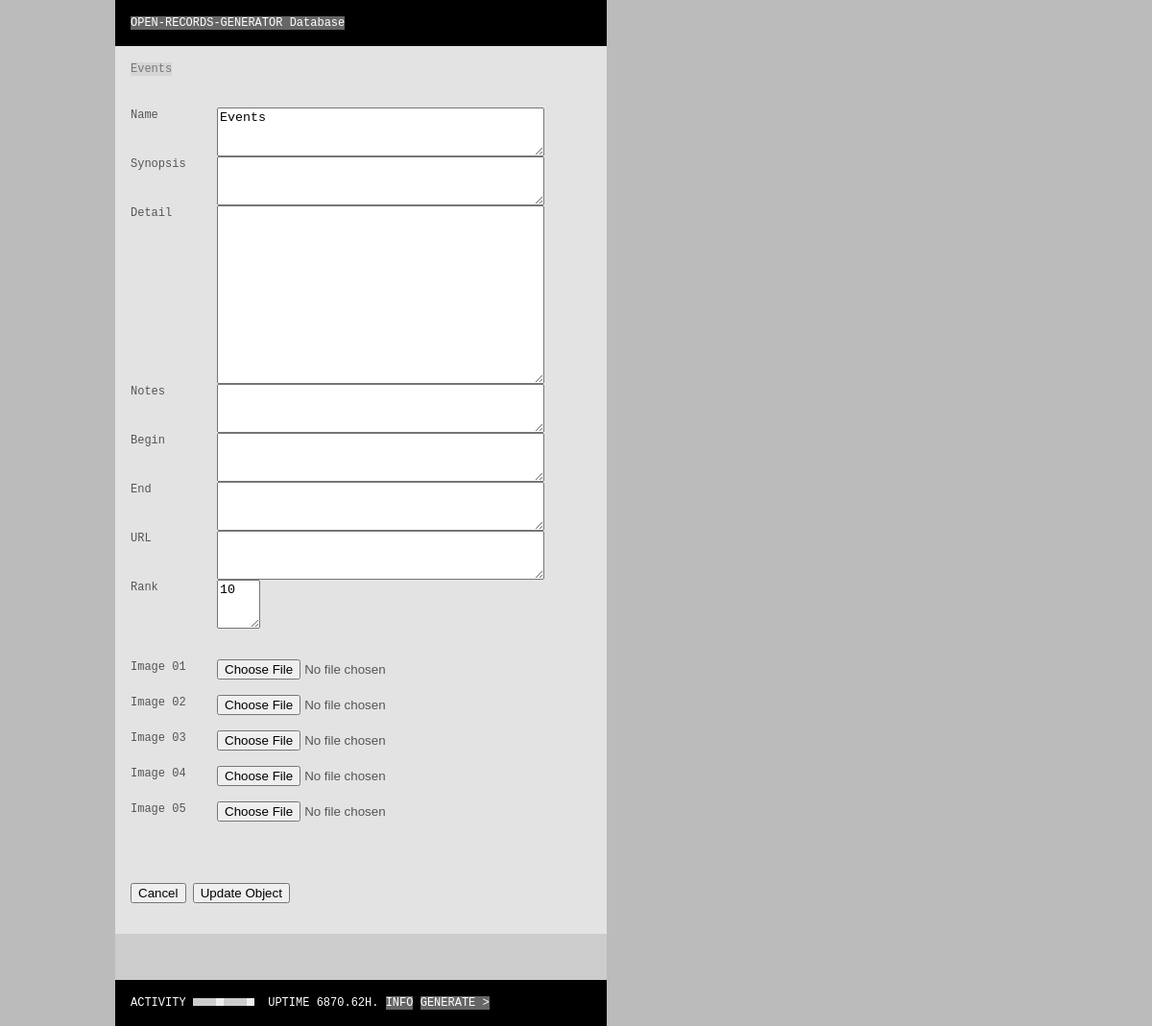
/OPEN-RECORDS-GENERATOR/edit.php?object=1, run on an earlier commit of the app's database.
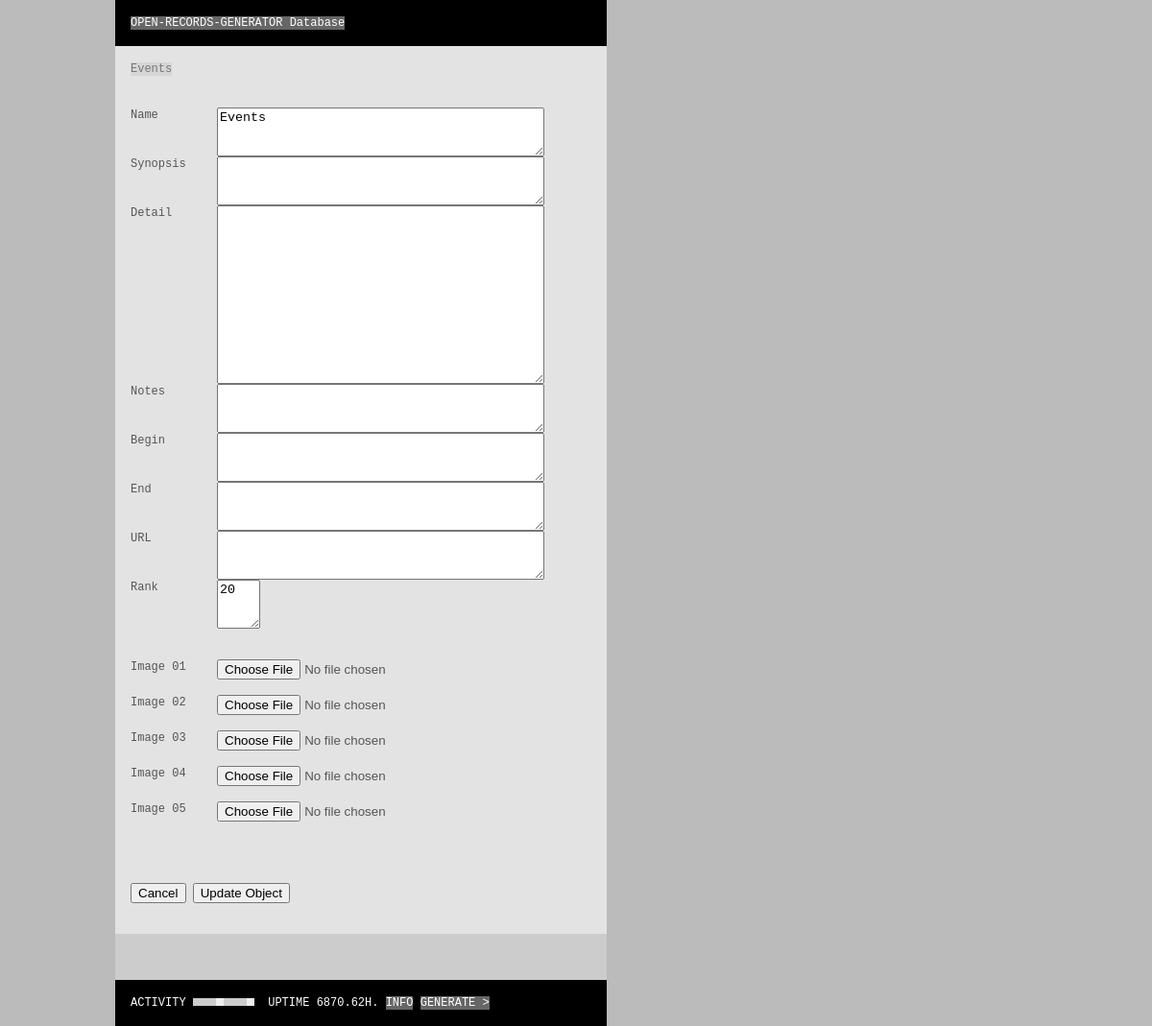
And on a later commit of the database.
### tables this page shows
CREATE TABLE `objects` (
  `id` int(10) unsigned NOT NULL AUTO_INCREMENT,
  `active` int(1) unsigned NOT NULL DEFAULT '1',
  `created` datetime DEFAULT NULL,
  `modified` datetime DEFAULT NULL,
  `rank` int(10) unsigned DEFAULT NULL,
  `name1` tinytext,
  `name2` tinytext,
  `address1` text,
  `address2` text,
  `city` tinytext,
  `state` tinytext,
  `zip` tinytext,
  `country` tinytext,
  `phone` tinytext,
  `fax` tinytext,
  `url` tinytext,
  `email` tinytext,
  `begin` datetime DEFAULT NULL,
  `end` datetime DEFAULT NULL,
  `date` datetime DEFAULT NULL,
  `head` tinytext,
  `deck` blob,
  `body` blob,
  `notes` blob,
  PRIMARY KEY (`id`)
);

### OPEN-RECORDS-GENERATOR/GLOBAL/config.php (called while the page is built, shortened)
<?php
	$dbClient = "OPEN-RECORDS-GENERATOR";
	$dbHost = "http://localhost/RADIOATHENES/";
	$dbAdmin = $dbHost ."OPEN-RECORDS-GENERATOR/";
?>

### OPEN-RECORDS-GENERATOR/edit.php (the view, shortened to what this page needs)
<?php require_once("GLOBAL/head.php");
echo "\n\n\n\n<br /><br />\n\n";
if ($action != "update") {
	if ($object) {
		$sql = "SELECT * FROM objects WHERE id = '". $objects[$o] ."' AND active = 1 LIMIT 1";
		$result = MYSQL_QUERY($sql);
		$myrow = MYSQL_FETCH_ARRAY($result);
		?>
		<br />
		<table cellpadding="0" cellspacing="0" border="0">
		<form enctype="multipart/form-data" action="<?php echo $dbAdmin ."edit.php". urlData(); ?>" method="post" style="margin: 0; padding: 0;">
		<tr><td width="90">Name&nbsp; </td>
		<td><textarea name='name1' cols='40' rows='3'><?php echo $myrow["name1"]; ?></textarea></td></tr>
		<tr><td>Synopsis&nbsp; </td>
		<td><textarea name='deck' cols='40' rows='3'><?php echo $myrow["deck"]; ?></textarea></td></tr>
		<tr><td>Detail&nbsp; </td>
		<td><textarea name='body' cols='40' rows='12'><?php echo $myrow["body"]; ?></textarea></td></tr>
		<tr><td>Notes&nbsp; </td>
		<td><textarea name='notes' cols='40' rows='3'><?php echo $myrow["notes"]; ?></textarea></td></tr>
		<tr><td>Begin&nbsp; </td>
		<td><textarea name='begin' cols='40' rows='3'><?php echo $myrow["begin"]; ?></textarea></td></tr>
		<tr><td>End&nbsp; </td>
		<td><textarea name='end' cols='40' rows='3'><?php echo $myrow["end"]; ?></textarea></td></tr>
		<tr><td>URL&nbsp; </td>
		<td><textarea name='url' cols='40' rows='3'><?php echo $myrow["url"]; ?></textarea></td></tr>
		<tr><td>Rank&nbsp; </td>
		<td><textarea name='rank' cols='3' rows='3'><?php echo $myrow["rank"]; ?></textarea>
		<br /><br />&nbsp;</td></tr>
		<?php
		$i = 1;
		for ($j = 0; $j < 5; $j++) {
			echo "\n\n<tr><td>Image ". STR_PAD($i++, 2, "0", STR_PAD_LEFT) ."&nbsp; </td>";
			echo "\n<td><input type='file' name='upload". $j ."' /><br />";
			echo "\n</td></tr>";
		}
		echo "\n</table>";
		?>
		<br /><br /><br />
		<input name='cancel' type='button' value='Cancel' onClick="javascript:location.href='<?php echo "browse.php". urlBack(); ?>';" />
		<input name='submit' type='submit' value='Update Object' />
		</form><br />&nbsp;
		<?php
	}
}
require_once("GLOBAL/foot.php"); ?>

### OPEN-RECORDS-GENERATOR/GLOBAL/head.php (shortened to what this page needs)
<?php
require_once("config.php");
$pageName = basename($_SERVER['PHP_SELF'], ".php");
$object = $_REQUEST['object'];
$action = $_REQUEST['action'];
$objects = explode(",", $object);
$object = $objects[sizeof($objects) - 1];
function urlData() {
	global $objects;
	$url = "?object=";
	for ($i = 0; $i < sizeof($objects); $i++) {
		$url .= $objects[$i];
	}
	return $url;
}
function urlBack() {
	global $objects;
	$url = "?object=";
	for ($i = 0; $i < sizeof($objects) - 1; $i++) {
		$url .= $objects[$i];
		if ($i < sizeof($objects) - 2) $url .= ",";
	}
	return $url;
}
echo "<?xml version=\"1.0\" encoding=\"UTF-8\"?>\n"; ?>
<!DOCTYPE html
	PUBLIC "-//W3C//Dtd XHTML 1.0 Transitional//EN"
	"http://www.w3.org/tr/xhtml1/Dtd/xhtml1-transitional.dtd">
<html xmlns="http://www.w3.org/1999/xhtml" xml:lang="en" lang="en">
	<head>
		<link rel="stylesheet" type="text/css" media="all" href="<?php echo $dbAdmin; ?>GLOBAL/global.css" />
	</head>
	<body>
		<table cellpadding="0" cellspacing="0" border="0" style="width: 100%; height: 85%;">
		<tr><td style="width: 100%; height: 100%;"><div style="padding: 0px 0px 0px 120px;">
		<table cellpadding="0" cellspacing="0" border="0" style="width: 512px;">
		<tr class="dbClientStyle">
		<td style="padding: 16px 16px 16px 16px; color: #FFFFFF;">
		<?php
		if ($pageName != "index" && $object) echo "<a href='". $dbAdmin ."browse.php" ."'>";
		echo strToUpper($dbClient) ." Database";
		if ($pageName != "index" && $object) echo "</a>";
if ($pageName != "index") {
	echo "</td></tr>";
	for ($o = 0; $o < sizeof($objects) - 1; $o++) {
		$sql = "SELECT id, active, name1, name2 FROM objects WHERE id = '". $objects[$o] ."' AND active = 1 LIMIT 1";
		$result = MYSQL_QUERY($sql);
		$myrow = MYSQL_FETCH_ARRAY($result);
		$objectName = $myrow["name1"];
		if ($myrow["name2"]) $objectName .= " ". $myrow["name2"];
		$objectName = strip_tags($objectName);
		echo "\n\n\n\n\n\n";
		echo "<tr class='button' style='background-color: #";
		echo ($o % 2) ? "ECECEC" : "E3E3E3";
		echo ";'>";
		echo "\n<td style='padding: 16px 16px 16px 16px;'>";
		echo "<a href='". $dbAdmin ."browse.php?object=";
		for ($i = 0; $i < $o + 1; $i++) {
			echo $objects[$i];
			if ($i < $o) echo ",";
		}
		echo "'>". $objectName ."</a><br />";
		echo "\n</td></tr>";
	}
	$sql = "SELECT id, name1, name2 FROM objects WHERE id = '". $objects[$o] ."' AND active = 1 LIMIT 1";
	$result = MYSQL_QUERY($sql);
	$myrow = MYSQL_FETCH_ARRAY($result);
	$objectName = $myrow["name1"];
	$objectName = strip_tags($objectName);
	echo "<tr class='button' style='background-color: #";
	echo ($o % 2) ? "ECECEC" : "E3E3E3";
	echo ";'>";
	echo "\n<td style='padding: 16px 16px 16px 16px;'>";
	if ($object) {
		echo "\n<span class='monoHvy'>";
		if ($pageName != "browse") echo "<a href='browse.php". urlData() ."'>";
		echo $objectName;
		if ($pageName != "browse") echo "</a>";
		echo "</span> &nbsp; ";
	}
}
?>

What changed in the data, as far as the page shows it:
changed objects "Events": rank "10" → "20"
